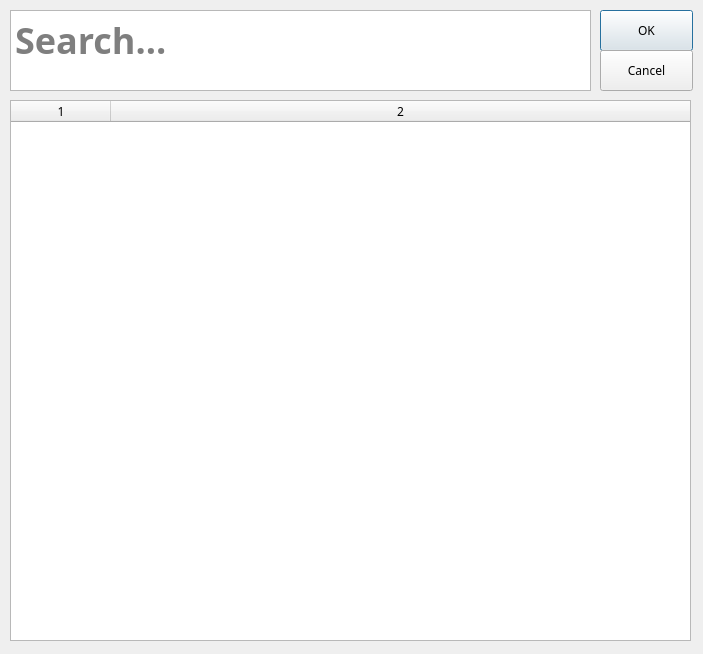
<?xml version="1.0" encoding="UTF-8"?>
<ui version="4.0">
 <class>GoalDialog</class>
 <widget class="QDialog" name="AddGoalDialog">
  <property name="geometry">
   <rect>
    <x>0</x>
    <y>0</y>
    <width>703</width>
    <height>654</height>
   </rect>
  </property>
  <property name="windowTitle">
   <string>Manage Goals</string>
  </property>
  <widget class="QPushButton" name="AddGoalOKButton">
   <property name="geometry">
    <rect>
     <x>600</x>
     <y>10</y>
     <width>93</width>
     <height>41</height>
    </rect>
   </property>
   <property name="font">
    <font>
     <family>Segoe UI Semilight</family>
    </font>
   </property>
   <property name="cursor">
    <cursorShape>PointingHandCursor</cursorShape>
   </property>
   <property name="text">
    <string>OK</string>
   </property>
  </widget>
  <widget class="QPushButton" name="AddGoalCancelButton">
   <property name="geometry">
    <rect>
     <x>600</x>
     <y>50</y>
     <width>93</width>
     <height>41</height>
    </rect>
   </property>
   <property name="font">
    <font>
     <family>Segoe UI Semilight</family>
    </font>
   </property>
   <property name="cursor">
    <cursorShape>PointingHandCursor</cursorShape>
   </property>
   <property name="text">
    <string>Cancel</string>
   </property>
  </widget>
  <widget class="QTextEdit" name="SubjectTextbox">
   <property name="geometry">
    <rect>
     <x>10</x>
     <y>10</y>
     <width>581</width>
     <height>81</height>
    </rect>
   </property>
   <property name="font">
    <font>
     <family>Segoe UI Semibold</family>
     <pointsize>27</pointsize>
     <weight>75</weight>
     <bold>true</bold>
    </font>
   </property>
   <property name="placeholderText">
    <string>Search...</string>
   </property>
  </widget>
  <widget class="QTableWidget" name="GoalTable">
   <property name="geometry">
    <rect>
     <x>10</x>
     <y>100</y>
     <width>681</width>
     <height>541</height>
    </rect>
   </property>
   <property name="font">
    <font>
     <family>Segoe UI Semilight</family>
    </font>
   </property>
   <property name="sizeAdjustPolicy">
    <enum>QAbstractScrollArea::AdjustToContents</enum>
   </property>
   <property name="columnCount">
    <number>2</number>
   </property>
   <attribute name="horizontalHeaderStretchLastSection">
    <bool>true</bool>
   </attribute>
   <attribute name="verticalHeaderStretchLastSection">
    <bool>false</bool>
   </attribute>
   <column/>
   <column/>
  </widget>
 </widget>
 <resources/>
 <connections/>
</ui>
